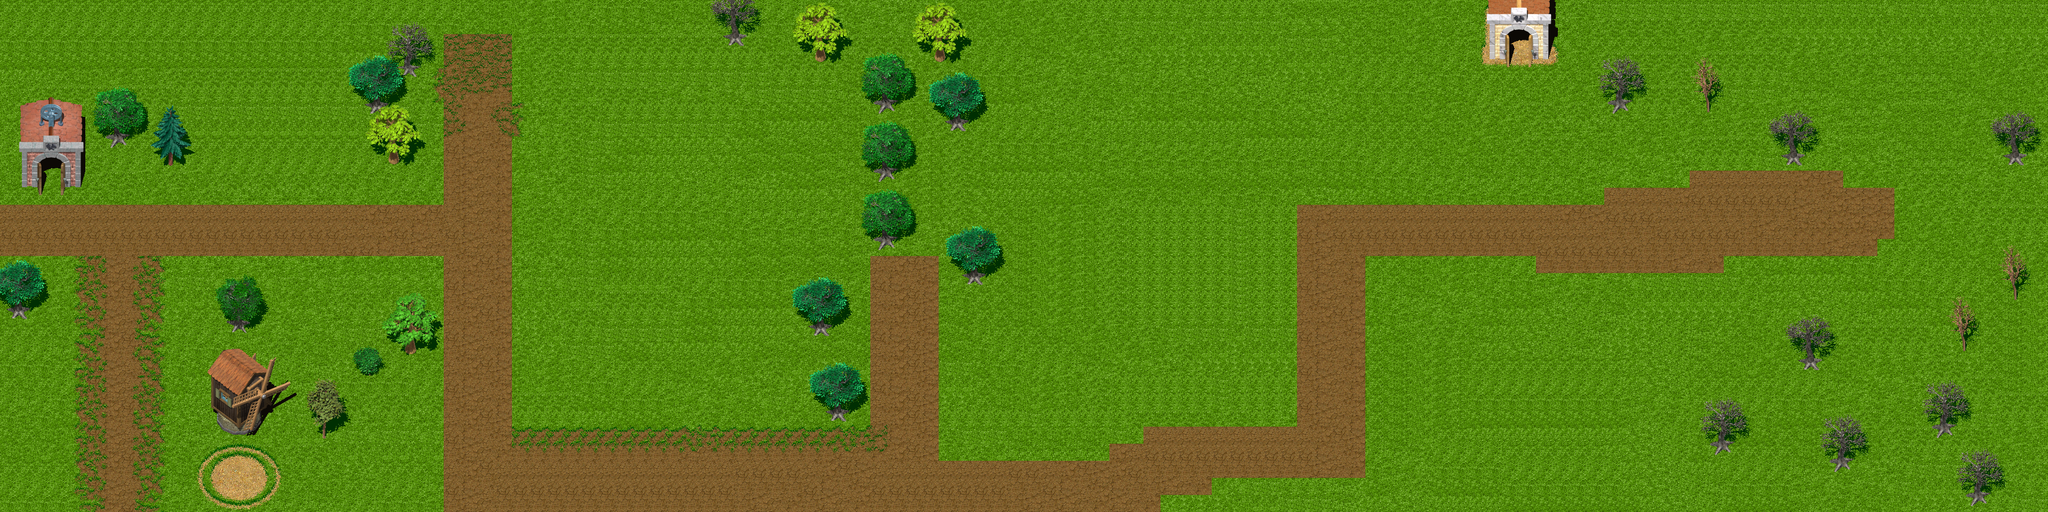

Below is a game level as drawn by its tile map, then a one-line description and the .tmx that defines it (tile-layer data replaced by summaries):
An orthogonal 120x30 tile map with 32x32 px tiles, 3 tile layers (Ground, NonCollision, Collision), 4 tilesets and 18 objects (16x Enemy, Nathaniel, Hermes).

<map version="1.0" orientation="orthogonal" width="120" height="30" tilewidth="32" tileheight="32">
 <tileset firstgid="1" name="roughrippleearthdarktograsstileset" tilewidth="32" tileheight="32">
  <image source="roughrippleearthdarktograsstileset.png" trans="bf7bc7" width="1024" height="1024" />
 </tileset>
 <tileset firstgid="1025" name="treestileset" tilewidth="32" tileheight="32">
  <image source="treestileset.png" trans="bf7bc7" width="512" height="1024" />
 </tileset>
 <tileset firstgid="1537" name="windmilltileset" tilewidth="32" tileheight="32">
  <image source="windmilltileset.png" trans="bf7bc7" width="512" height="1024" />
 </tileset>
 <tileset firstgid="2049" name="minetileset2" tilewidth="32" tileheight="32">
  <image source="minetileset2.png" trans="bf7bc7" width="1024" height="1024" />
 </tileset>
 <layer name="Ground" width="120" height="30">
  <data>[3600 cells, 2702 non-empty, 52 distinct tile ids]</data>
 </layer>
 <layer name="NonCollision" width="120" height="30">
  <data>[3600 cells, 1638 non-empty, 234 distinct tile ids]</data>
 </layer>
 <layer name="Collision" width="120" height="30">
  <data>[3600 cells, 450 non-empty, 182 distinct tile ids]</data>
 </layer>
 <objectgroup name="Objects" width="120" height="30">
  <object name="Nathaniel" type="Nathaniel" x="84" y="718" width="23" height="28" />
  <object name="Hermes" type="Hermes" x="166" y="764" width="32" height="30" />
  <object name="Spawner" type="Enemy" x="442" y="84" width="140" height="100" />
  <object name="Soldier" type="Enemy" x="629" y="479" width="36" height="30" />
  <object name="Soldier" type="Enemy" x="205" y="348" width="27" height="28" />
  <object name="Soldier" type="Enemy" x="620" y="334" width="33" height="24" />
  <object name="Spawner" type="Enemy" x="1292" y="184" width="271" height="189" />
  <object name="Spawner" type="Enemy" x="2979" y="436" width="258" height="196" />
  <object name="Soldier" type="Enemy" x="1976" y="275" width="41" height="33" />
  <object name="Soldier" type="Enemy" x="1826" y="762" width="42" height="38" />
  <object name="Soldier" type="Enemy" x="1384" y="778" width="57" height="37" />
  <object name="Soldier" type="Enemy" x="1068" y="20" width="64" height="37" />
  <object name="Boss" type="Enemy" x="3704" y="371" width="38" height="42" />
  <object name="Soldier" type="Enemy" x="2392" y="239" width="41" height="33" />
  <object name="Soldier" type="Enemy" x="2031" y="500" width="41" height="33" />
  <object name="Soldier" type="Enemy" x="2061" y="741" width="41" height="33" />
  <object name="Soldier" type="Enemy" x="994" y="764" width="57" height="37" />
  <object name="Soldier" type="Enemy" x="142" y="50" width="33" height="24" />
 </objectgroup>
</map>
